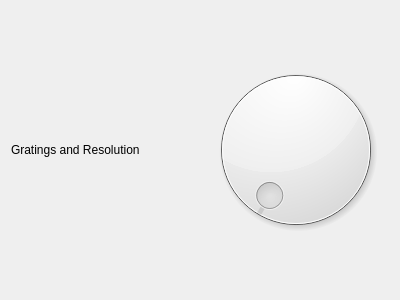
<ui version="4.0" >
 <class>GratingResolution</class>
 <widget class="QWidget" name="GratingResolution" >
  <property name="geometry" >
   <rect>
    <x>0</x>
    <y>0</y>
    <width>400</width>
    <height>300</height>
   </rect>
  </property>
  <property name="windowTitle" >
   <string>Form</string>
  </property>
  <layout class="QVBoxLayout" name="verticalLayout" >
   <item>
    <layout class="QHBoxLayout" name="horizontalLayout" >
     <item>
      <widget class="QLabel" name="label" >
       <property name="text" >
        <string>Gratings and Resolution</string>
       </property>
      </widget>
     </item>
     <item>
      <widget class="QDial" name="dial" />
     </item>
    </layout>
   </item>
  </layout>
 </widget>
 <resources/>
 <connections/>
</ui>
